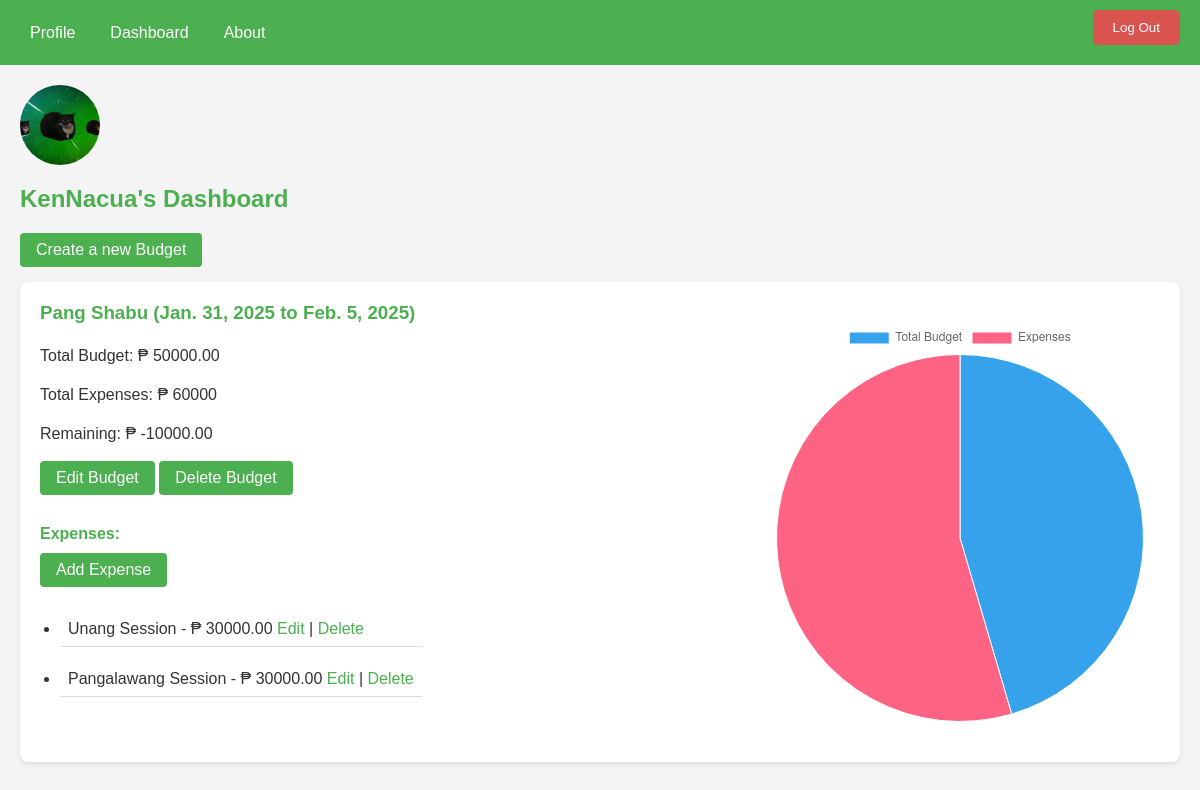
Before: /dashboard/ (signed in) with the older database file.
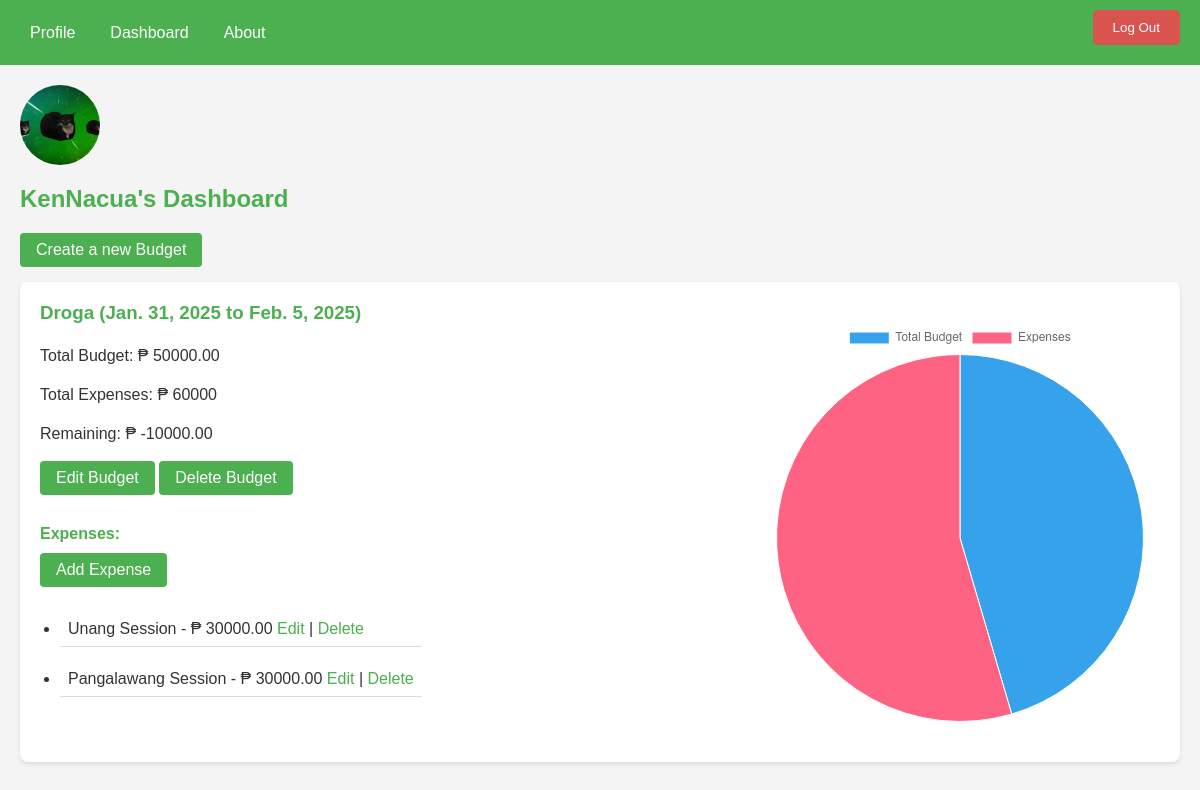
After: the same page with the newer database file.
### app/models.py (models this page shows, shortened)
class Budget(models.Model):
    user = models.ForeignKey(User, on_delete=models.CASCADE, related_name="budgets")
    name = models.CharField(max_length=100)
    total_amount = models.DecimalField(max_digits=10, decimal_places=2)
    start_date = models.DateField()
    end_date = models.DateField()
    def total_expenses(self):
        return self.expenses.aggregate(models.Sum('amount'))['amount__sum'] or 0
    def remaining_budget(self):
        return self.total_amount - self.total_expenses()

### app/views.py (the view)
# urls.py: path('dashboard/', views.dashboard, name='dashboard'),
@login_required
def dashboard(request):
    budgets = Budget.objects.filter(user=request.user)
    category_filter = request.GET.get('category')
    date_filter = request.GET.get('start_date')
    if category_filter:
        budgets = budgets.filter(expenses__category__name=category_filter)
    if date_filter:
        budgets = budgets.filter(start_date__gte=date_filter)
    return render(request, 'app/dashboard.html', {'budgets': budgets})

### app/templates/app/dashboard.html (shortened to what this page needs)
{% load static %}
<head>
    <link rel="stylesheet" href="{% static 'css/dashboard.css' %}">
</head>
{% include 'app/navbar.html' %}
{% block content %}
<div class="container">
    <div class="media">
         <img class="rounded-circle account-img" src="{{ user.profile.image.url }}">
         <h2>{{user.username}}'s Dashboard</h2>
    </div>
    <a href="{% url 'create_budget' %}" class="btn">Create a new Budget</a>
    <div>
        {% for budget in budgets %}
        <div class="card">
            <div class="card-body">
                <div class="card-details">
                    <h3>{{ budget.name }} ({{ budget.start_date }} to {{ budget.end_date }})</h3>
                    <p>Total Budget: ₱ {{ budget.total_amount }}</p>
                    <p>Total Expenses: ₱ {{ budget.total_expenses }}</p>
                    <p>Remaining: ₱ {{ budget.remaining_budget }}</p>
                    <a href="{% url 'edit_budget' budget.id %}" class="btn">Edit Budget</a>
                    <a href="{% url 'delete_budget' budget.id %}" class="btn" onclick="return confirm('Are you sure you want to delete this budget?')">Delete Budget</a>
                    <h4>Expenses:</h4>
                    <a href="{% url 'add_expense' budget.id %}" class="btn">Add Expense</a>
                    <ul>
                        {% for expense in budget.expenses.all %}
                        <li>
                            {{ expense.description }} - ₱ {{ expense.amount }}
                            <a href="{% url 'edit_expense' expense.id %}">Edit</a> |
                            <a href="{% url 'delete_expense' expense.id %}" onclick="return confirm('Are you sure you want to delete this expense?')">Delete</a>
                        </li>
                        {% endfor %}
                    </ul>
                </div>
                <div class="card-chart">
                    <canvas id="expenseChart{{ budget.id }}" width="400" height="200"></canvas>
                    <script>
                        var ctx = document.getElementById('expenseChart{{ budget.id }}').getContext('2d');
                        var chart = new Chart(ctx, {
                            type: 'pie',
                            data: {
                                labels: ['Total Budget', 'Expenses'],
                                datasets: [{
                                    label: 'Budget vs Expenses',
                                    data: [{{ budget.total_amount }}, {{ budget.total_expenses }}],
                                    backgroundColor: ['#36A2EB', '#FF6384'],
                                    borderColor: ['#FFFFFF', '#FFFFFF'],
                                    borderWidth: 1
                                }]
                            }
                        });
                    </script>
                </div>
            </div>
        </div>
        {% endfor %}
    </div>
</div>
{% endblock %}

Changed rows visible on the page:
changed Budget: name "Pang Shabu" → "Droga"
